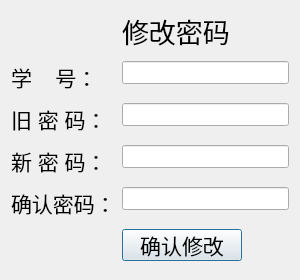
<?xml version="1.0" encoding="UTF-8"?>
<ui version="4.0">
 <class>changePasswordDialog</class>
 <widget class="QDialog" name="changePasswordDialog">
  <property name="geometry">
   <rect>
    <x>0</x>
    <y>0</y>
    <width>300</width>
    <height>280</height>
   </rect>
  </property>
  <property name="windowTitle">
   <string>修改密码</string>
  </property>
  <layout class="QFormLayout" name="formLayout">
   <property name="verticalSpacing">
    <number>10</number>
   </property>
   <item row="2" column="0">
    <widget class="QLabel" name="studentIdLabel">
     <property name="font">
      <font>
       <pointsize>16</pointsize>
      </font>
     </property>
     <property name="text">
      <string>学    号：</string>
     </property>
    </widget>
   </item>
   <item row="2" column="1">
    <widget class="QLineEdit" name="studentIdEdit">
     <property name="font">
      <font>
       <pointsize>10</pointsize>
      </font>
     </property>
     <property name="maxLength">
      <number>12</number>
     </property>
    </widget>
   </item>
   <item row="3" column="0">
    <widget class="QLabel" name="oldPasswordLabel">
     <property name="font">
      <font>
       <pointsize>16</pointsize>
      </font>
     </property>
     <property name="text">
      <string>旧 密 码：</string>
     </property>
    </widget>
   </item>
   <item row="4" column="0">
    <widget class="QLabel" name="passwordLabel">
     <property name="font">
      <font>
       <pointsize>16</pointsize>
      </font>
     </property>
     <property name="text">
      <string>新 密 码：</string>
     </property>
    </widget>
   </item>
   <item row="5" column="0">
    <widget class="QLabel" name="confirmPasswordLabel">
     <property name="font">
      <font>
       <pointsize>16</pointsize>
      </font>
     </property>
     <property name="text">
      <string>确认密码：</string>
     </property>
    </widget>
   </item>
   <item row="3" column="1">
    <widget class="QLineEdit" name="oldPasswordEdit">
     <property name="font">
      <font>
       <pointsize>10</pointsize>
      </font>
     </property>
     <property name="maxLength">
      <number>16</number>
     </property>
     <property name="echoMode">
      <enum>QLineEdit::Password</enum>
     </property>
    </widget>
   </item>
   <item row="4" column="1">
    <widget class="QLineEdit" name="passwordEdit">
     <property name="font">
      <font>
       <pointsize>10</pointsize>
      </font>
     </property>
     <property name="maxLength">
      <number>16</number>
     </property>
     <property name="echoMode">
      <enum>QLineEdit::Password</enum>
     </property>
    </widget>
   </item>
   <item row="5" column="1">
    <widget class="QLineEdit" name="confirmPasswordEdit">
     <property name="font">
      <font>
       <pointsize>10</pointsize>
      </font>
     </property>
     <property name="maxLength">
      <number>16</number>
     </property>
     <property name="echoMode">
      <enum>QLineEdit::Password</enum>
     </property>
    </widget>
   </item>
   <item row="1" column="1">
    <widget class="QLabel" name="titlelabel">
     <property name="font">
      <font>
       <pointsize>20</pointsize>
      </font>
     </property>
     <property name="text">
      <string>修改密码</string>
     </property>
     <property name="margin">
      <number>8</number>
     </property>
    </widget>
   </item>
   <item row="6" column="1">
    <widget class="QPushButton" name="changePasswordButton">
     <property name="maximumSize">
      <size>
       <width>120</width>
       <height>32</height>
      </size>
     </property>
     <property name="font">
      <font>
       <pointsize>16</pointsize>
      </font>
     </property>
     <property name="text">
      <string>确认修改</string>
     </property>
    </widget>
   </item>
  </layout>
 </widget>
 <resources/>
 <connections/>
</ui>
